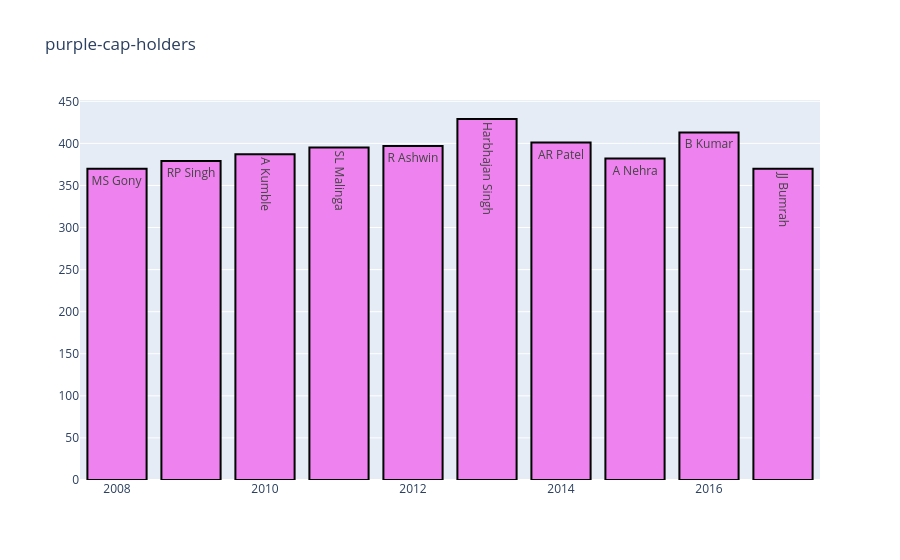

This figure's notebook cell:
### Code cell
delivery_season = delivery.merge(
    ipl_matches[['id', 'season']],
    left_on='match_id',
    right_on='id'
)

wickets = delivery_season[
    (delivery_season['player_dismissed'].notna()) &
    (delivery_season['dismissal_kind'] != 'run out')
]

purple_cap_season = (
    wickets.groupby(['season', 'bowler'])['player_dismissed']
    .count()
    .reset_index(name='Wickets')
)

purple_cap_winners = (
    purple_cap_season.sort_values(
        ['season', 'Wickets'],
        ascending=False
    )
    .groupby('season')
    .first()
    .reset_index()
)

trace1 = go.Bar(  # Fixed: Changed go.bar to go.Bar (correct capitalization)
    x=purple_cap_winners['season'].values,
    y=purple_cap_winners['Wickets'].values,
    name='Total Matches',
    text=purple_cap_winners['bowler'].values,
    marker=dict(
        color='violet',
        line=dict(color='black', width=2),
        opacity=1
    ))
layout = go.Layout(title="purple-cap-holders")
data = [trace1]
fig = go.Figure(data=data, layout=layout)
py.iplot(fig, filename='stacked-bar')

### Figure 1 — Plotly figure (JSON) as saved in the notebook; plotly's stock layout.template omitted (floating-point values rounded to 4 significant figures)
{"data": [{"marker": {"color": "violet", "line": {"color": "black", "width": 2}, "opacity": 1}, "name": "Total Matches", "text": ["MS Gony", "RP Singh", "A Kumble", "SL Malinga", "R Ashwin", "Harbhajan Singh", "AR Patel", "A Nehra", "B Kumar", "JJ Bumrah"], "type": "bar", "x": [2008, 2009, 2010, 2011, 2012, 2013, 2014, 2015, 2016, 2017], "y": [370, 379, 387, 395, 397, 429, 401, 382, 413, 370]}], "layout": {"title": {"text": "purple-cap-holders"}}}
